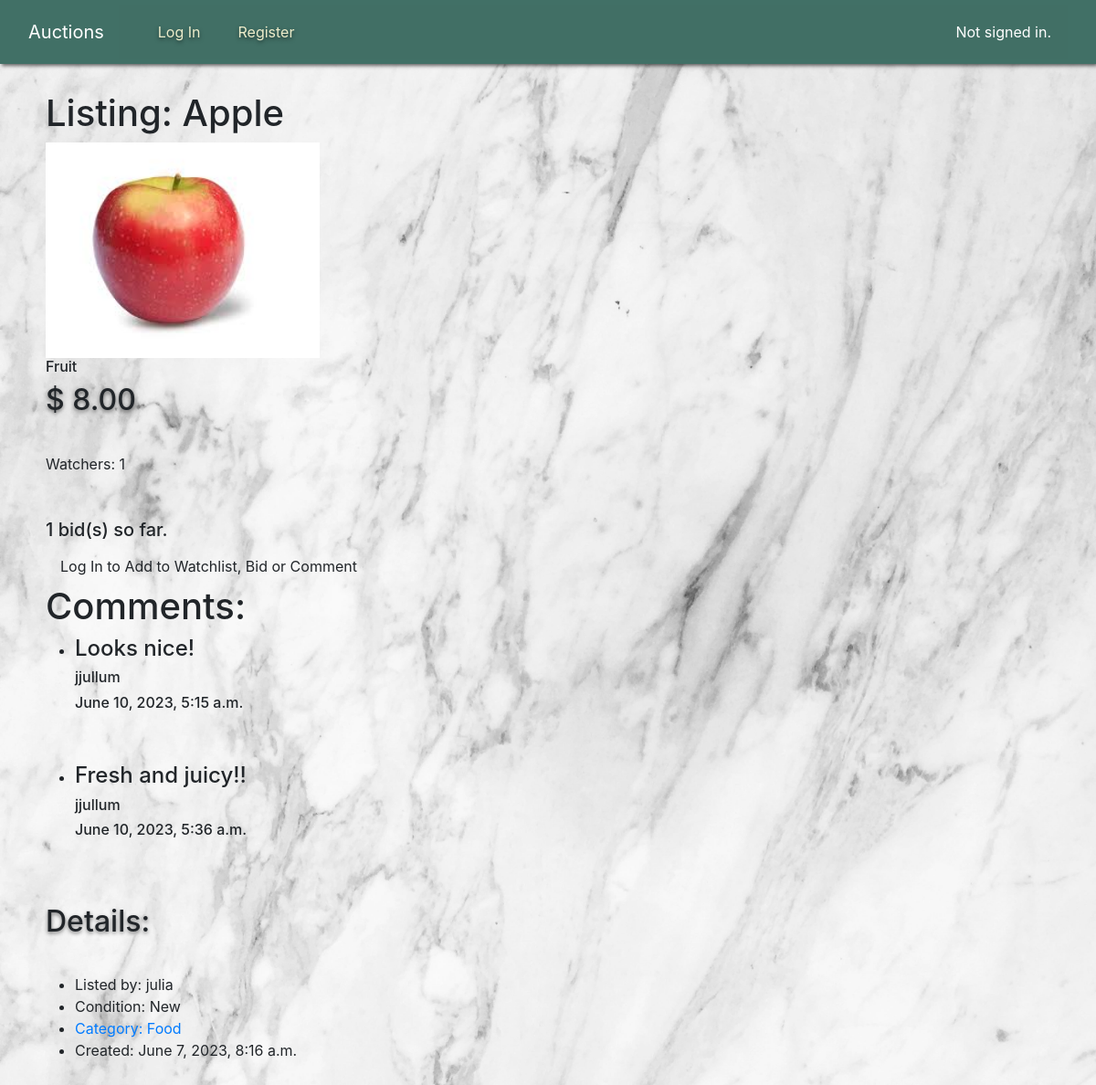
/listing/2, run on the app's committed database.
### auctions/models.py (models this page shows, shortened)
class Listing(models.Model):
    default_auto_field = 'django.db.models.BigAutoField'
    creator = models.ForeignKey(User, on_delete=models.CASCADE, related_name="listings")
    title = models.CharField(max_length=100)
    description = models.CharField(max_length=200)
    starting_bid = models.DecimalField(max_digits=10, decimal_places=2)
    current_bid = models.DecimalField(max_digits=10, decimal_places=2, default=Decimal('0.00'))
    active = models.BooleanField(default=True)
    picture = models.ImageField(null=True, blank=True, upload_to='images/')
    category = models.ForeignKey(Category, on_delete=models.CASCADE, related_name="listings")
    condition = models.CharField(max_length=100)
    time = models.DateTimeField(auto_now_add=True)
    winner = models.ForeignKey(User, on_delete=models.SET_NULL,default=None, blank=True, null=True, related_name="won")
    closed_time = models.DateTimeField(default=None, blank=True, null=True)

class Comment(models.Model):
    author = models.ForeignKey(User, on_delete=models.CASCADE, related_name="comments")
    listing = models.ForeignKey("Listing", on_delete=models.CASCADE, related_name="comments")
    added_time = models.DateTimeField(auto_now_add=True)
    comment = models.CharField(max_length=1000)

class User(AbstractUser):
    pass

class Category(models.Model):
    title = models.CharField(max_length=100)
    def __str__(self):
        return f"{self.title}"

### auctions/views.py (the view)
# urls.py: path("listing/<int:listing_id>", views.listing, name="listing"),
def listing(request, listing_id):
    listing =  Listing.objects.get(pk=listing_id)
    watchers = WatchList.objects.filter(listing=listing).count()
    bids = Bid.objects.filter(listing=listing).count()
    comments = Comment.objects.filter(listing=listing).all()
    if request.user.is_authenticated:
        user = request.user
        in_watchlist = WatchList.objects.filter(user=user, listing=listing).exists()
        if bids > 0:
            bidder = Bid.objects.filter(listing=listing, user=user).exists()
            last =  Bid.objects.filter(listing=listing).order_by('added_time').first()
            last_user = last.user
        else:
            bidder = False
            last_user = None
        if request.method == 'GET':
            return render(request, "auctions/listing.html", {
                "listing":listing, "in_watchlist": in_watchlist, "watchers":watchers, "bids":bids,
                "last_user":last_user, "bidder":bidder, "comments":comments
            })
        else:
            if request.POST["form"] == "1":
                addition = WatchList.objects.create(listing=listing)
                addition.user.add(user)
            elif request.POST["form"] == "2":
                bid = request.POST["bid"]
                if bids <= 0 and int(bid) > listing.starting_bid or bids > 0 and int(bid)> last.amount:
                    b = Bid(listing=listing, amount=bid, user=user)
                    b.save()
                    listing.current_bid = bid
                    listing.save()
                    bids = Bid.objects.filter(listing=listing).count()
                    bidder = True
                    last_user = request.user
                    message = "Success"
                else:
                    message = "Failure"
                return render(request, "auctions/listing.html", {
                        "listing":listing, "in_watchlist": in_watchlist, "watchers":watchers, "message":message,"bids":bids,
                            "last_user":last_user, "bidder":bidder
                    })
            elif request.POST["form"] == "3":
                listing.active = False
                listing.winner = last_user
                listing.closed_time = datetime.now()
                listing.save()
            elif request.POST["form"] == "4":
                c = request.POST["comment"]
                comment = Comment(author = request.user, listing=listing, comment=c)
                comment.save()
        return HttpResponseRedirect(reverse("listing",args=(listing.id,)))
    else:
        return render(request, "auctions/listing.html", {
                "listing":listing, "watchers":watchers, "bids":bids,
                "comments":comments
            })

### auctions/templates/auctions/listing.html (shortened to what this page needs)
{% extends "auctions/layout.html" %}
{% block body %}
    <h1>Listing: {{listing.title}}</h1>
    <div>
        <img src="{{listing.picture.url}}" width="300px">
    </div>
    <h6>{{listing.description}}</h6>
    <h2>$
        {% if listing.current_bid == 0%}
        {{listing.starting_bid}}
        {% else %}
        {{listing.current_bid}}
        {% endif %}
    </h2>
    <div>Watchers: {{watchers}}</div><br>
    {% if listing.active%}
        <br>
        <h5>{{bids}} bid(s) so far.
        </h5>
    {% else %}
        {% if listing.winner == None %}
        Auction has ended. It was closed before anyone bid.
        {% else %}
        <h5>Auction has ended.There were {{bids}} bids.{{listing.winner}} has won.</h5>
        {%endif%}
    {%endif%}
    {%if user.is_authenticated%}
        {% if listing.active%}
        <br><br>
        <form action="{% url 'listing' listing.id%}" method="post">
            {% csrf_token %}
            <input type="hidden" name="form" value="4">
            <label for="comment">Comment as {{request.user}}:</label>
            <br>
            <textarea name="comment"></textarea>
            <button type="submit">Comment</button>
        </form>
        {% endif %}
    {%else%}
    <a class="nav-link" href="{% url 'login' %}">Log In to Add to Watchlist, Bid or Comment</a>
    {%endif%}
    <h1>Comments:</h1>
    <ul>
        {% for comment in comments %}
        <li>
            <h4>{{comment.comment}}</h4>
            <h6> {{comment.author}}</h6>
            <h6> {{comment.added_time}}</h6>
        </li>
        <br><br>
        {% empty %}
        No comments yet
        {% endfor %}
    </ul>
    <h2>Details:</h2>
    <ul>
        <li>
            Listed by: {{listing.creator}}
        </li>
        <li>
            {% if listing.condition %}
            Condition: {{listing.condition}}
            {% else %}
            Condition: No condition specified
            {% endif %}
        </li>
        <li>
            {% if listing.category %}
            <a href="{% url 'category' listing.category.id%}">Category: {{listing.category}}</a>
            {% else %}
            Category: No Category Listed
            {% endif %}
        </li>
        {%if listing.active%}
        <li>
            Created: {{listing.time}}
        </li>
        {%endif%}
    </ul>
{% endblock %}

### auctions/static/auctions/styl.css (style rules this page uses)
html { height:auto }
* { margin:0; padding:0; }
body { padding: 0px 50px 30px 50px; margin:0; height:auto; background-image: url('pexels-henry-&-co-2341290.jpg'); background-size: cover; background-repeat: no-repeat; }
h2 { padding-bottom:30px; }
h2, .text-beige { text-shadow: 0 2px 4px rgba(0, 0, 0, 0.5); }

### data on the page
Listing: title "Apple", picture (picture), description "Fruit", current_bid "8.00", creator "julia", condition "New", category "Food", time "June 7, 2023, 8:16 a.m."
Comment: comment "Looks nice!", author "jjullum", added_time "June 10, 2023, 5:15 a.m."
Comment: comment "Fresh and juicy!!", author "jjullum", added_time "June 10, 2023, 5:36 a.m."

### other printed values
{{ watchers }} "1"
{{ bids }} "1"
